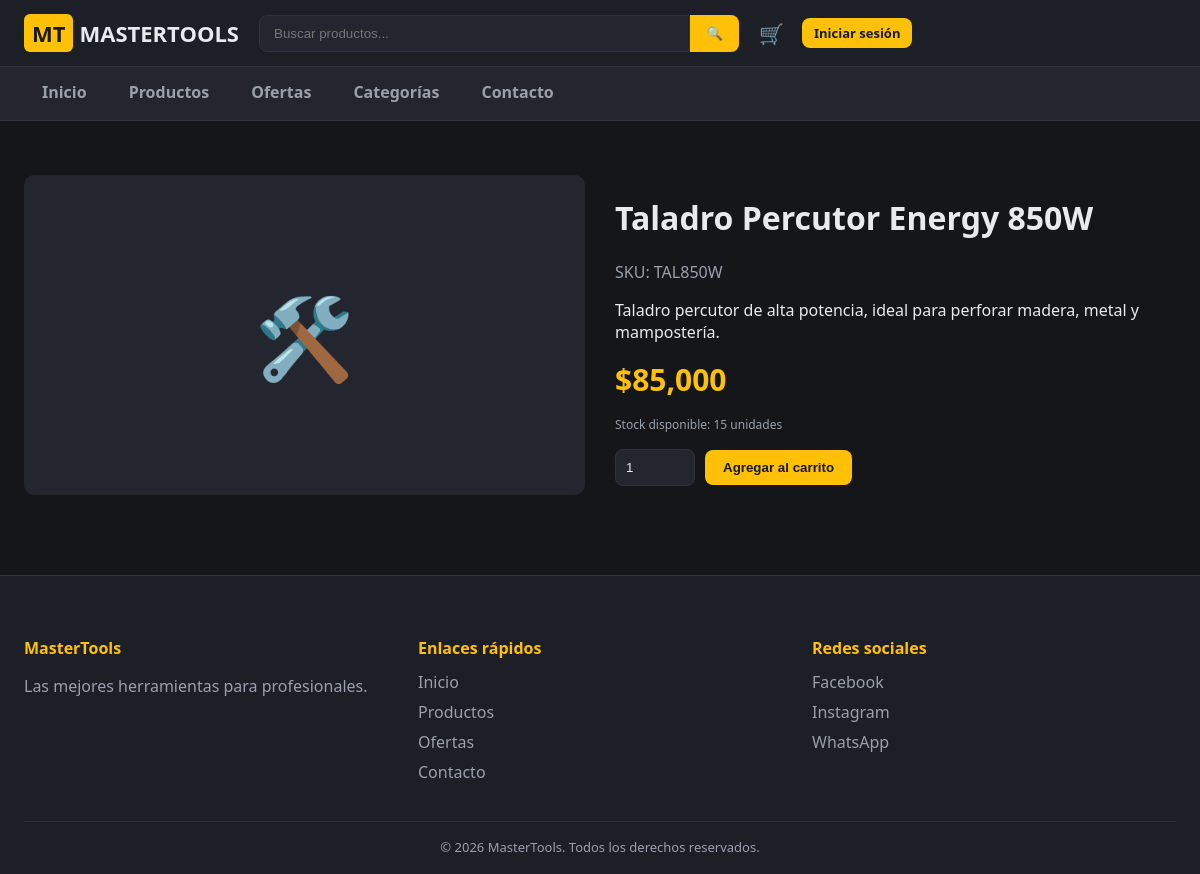
The page /producto/1 on the database its author committed.
### tables this page shows
CREATE TABLE productos (
    id INTEGER PRIMARY KEY AUTOINCREMENT,
    nombre TEXT NOT NULL,
    sku TEXT UNIQUE,
    descripcion TEXT,
    precio REAL NOT NULL,
    stock INTEGER NOT NULL DEFAULT 0,
    categoria_id INTEGER,
    marca_id INTEGER,
    imagen TEXT DEFAULT 'producto_default.png',
    activo INTEGER NOT NULL DEFAULT 1,
    destacado INTEGER NOT NULL DEFAULT 0,
    oferta INTEGER NOT NULL DEFAULT 0,
    precio_oferta REAL,
    creado TEXT DEFAULT CURRENT_TIMESTAMP,
    FOREIGN KEY (categoria_id) REFERENCES categorias(id),
    FOREIGN KEY (marca_id) REFERENCES marcas(id)
);

### app.py (the view)
@app.route("/producto/<int:producto_id>")
def detalle_producto(producto_id):
    db = get_db()
    p = db.execute("SELECT * FROM productos WHERE id=?", (producto_id,)).fetchone()
    if not p:
        flash("Producto no encontrado.", "error")
        return redirect(url_for("productos"))
    return render_template("detalle_producto.html", p=p, precio_final=precio_final)

### app.py (called while the page is built)
def get_db():
    if "db" not in g:
        g.db = sqlite3.connect(DB_PATH)
        g.db.row_factory = sqlite3.Row
    return g.db

def current_user():
    if "user_id" in session:
        db = get_db()
        return db.execute("SELECT * FROM usuarios WHERE id=?", (session["user_id"],)).fetchone()
    return None

def cart():
    return session.setdefault("cart", {})  # {producto_id_str: cantidad}

def cart_count():
    return sum(cart().values())

@app.context_processor
def inject_globals():
    return dict(usuario_actual=current_user(), cantidad_carrito=cart_count())

def precio_final(p):
    return p["precio_oferta"] if p["oferta"] and p["precio_oferta"] else p["precio"]

### templates/detalle_producto.html (shortened to what this page needs)
{% extends "base.html" %}
{% block content %}
<div class="container">
  <div style="display:grid;grid-template-columns:1fr 1fr;gap:30px;">
    <div class="prod-img" style="height:320px;font-size:80px;border-radius:10px;">🛠️</div>
    <div>
      <h1>{{ p['nombre'] }}</h1>
      <p style="color:var(--texto-sec)">SKU: {{ p['sku'] }}</p>
      <p>{{ p['descripcion'] }}</p>
      <div style="margin:16px 0">
        <div class="prod-precio" style="font-size:30px">${{ '{:,.0f}'.format(precio_final(p)) }}</div>
      </div>
      <p class="prod-stock">{% if p['stock'] > 0 %}Stock disponible: {{ p['stock'] }} unidades{% else %}Sin stock{% endif %}</p>
      <form action="{{ url_for('agregar_carrito', producto_id=p['id']) }}" method="post" style="display:flex;gap:10px;margin-top:16px;align-items:center;">
        <input type="number" name="cantidad" value="1" min="1" max="{{ p['stock'] }}" style="width:80px;padding:10px;border-radius:8px;border:1px solid var(--gris-borde);background:var(--negro-3);color:var(--texto);">
        <button type="submit" class="btn btn-amarillo" {% if p['stock']==0 %}disabled{% endif %}>Agregar al carrito</button>
      </form>
    </div>
  </div>
</div>
{% endblock %}

### static/css/style.css (style rules this page uses)
:root { --amarillo:#FFC107; --amarillo-osc:#e0a800; --negro:#14161a; --negro-2:#1c1f26; --negro-3:#23262e; --gris-borde:#2e323c; --texto:#e9eaee; --texto-sec:#9aa0ab; --verde:#27ae60; --rojo:#e74c3c; --radio:10px; }
* { box-sizing:border-box; }
body { margin:0; font-family:'Segoe UI',Arial,sans-serif; background:var(--negro); color:var(--texto); }
.btn { display:inline-block; padding:10px 18px; border-radius:8px; font-weight:600; cursor:pointer; border:none; }
.btn-amarillo { background:var(--amarillo);color:#16181c; }
.container { max-width:1200px;margin:0 auto;padding:40px 24px; }
.prod-img { background:var(--negro-3); height:160px; display:flex;align-items:center;justify-content:center; font-size:42px; color:var(--texto-sec); }
.prod-precio { color:var(--amarillo);font-weight:800;font-size:18px; }
.prod-stock { font-size:12px;color:var(--texto-sec); }

### rows shown on the page
productos: nombre "Taladro Percutor Energy 850W", sku "TAL850W", descripcion "Taladro percutor de alta potencia, ideal para perforar madera, metal y mampostería.", precio "85,000", stock "15"
